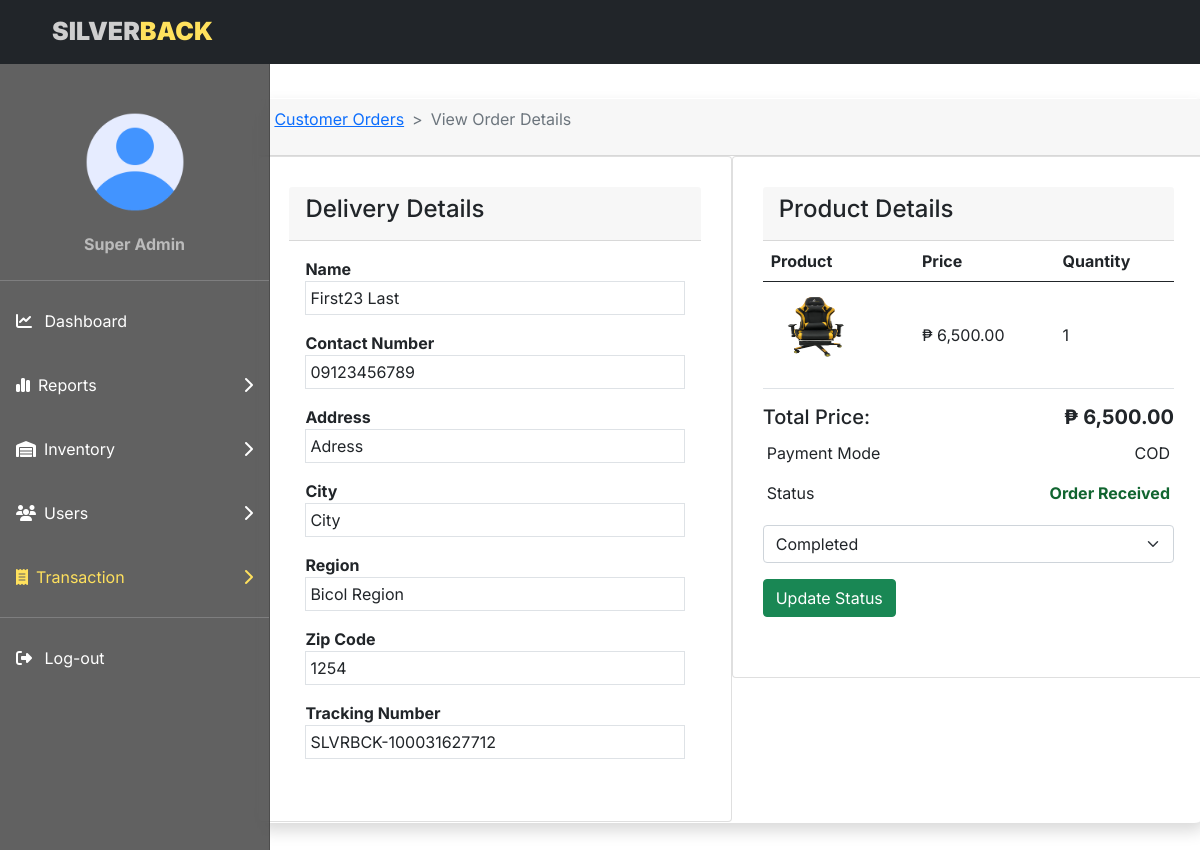
The page /admin/vieworder.php?track_no=SLVRBCK-100031627712 (signed in) on the database its author committed.
### tables this page shows
CREATE TABLE `users` (
  `user_id` int(11) NOT NULL,
  `username` varchar(100) NOT NULL,
  `user_email` varchar(100) NOT NULL,
  `user_password` varchar(100) NOT NULL,
  `fname` varchar(50) NOT NULL,
  `lname` varchar(50) NOT NULL,
  `contactnum` varchar(12) NOT NULL,
  `birthday` date NOT NULL,
  `address` varchar(100) NOT NULL,
  `city` varchar(50) NOT NULL,
  `region` varchar(50) NOT NULL,
  `zip` int(10) NOT NULL,
  `image` varchar(100) DEFAULT NULL,
  `role` tinyint(4) NOT NULL DEFAULT 0,
  `ip_add` varchar(12) NOT NULL,
  `token` varchar(40) NOT NULL,
  `created_at` timestamp NOT NULL DEFAULT current_timestamp(),
  `lastactivity` timestamp NULL DEFAULT current_timestamp()
);

CREATE TABLE `orders` (
  `order_id` int(11) NOT NULL,
  `tracking_no` varchar(100) NOT NULL,
  `user_id` int(100) NOT NULL,
  `total_price` decimal(7,2) NOT NULL,
  `payment_mode` varchar(100) NOT NULL,
  `payment_id` varchar(100) DEFAULT NULL,
  `order_status` tinyint(4) NOT NULL DEFAULT 0,
  `order_status1` tinyint(4) NOT NULL DEFAULT 0,
  `comments` varchar(200) DEFAULT NULL,
  `order_date` timestamp NOT NULL DEFAULT current_timestamp()
);

CREATE TABLE `products` (
  `prod_id` int(11) NOT NULL,
  `cat_id` int(11) NOT NULL,
  `prod_name` varchar(50) NOT NULL,
  `prod_index` varchar(50) NOT NULL,
  `prod_description` mediumtext NOT NULL,
  `prod_price` decimal(7,2) NOT NULL,
  `prod_image` varchar(100) NOT NULL,
  `prod_img1` varchar(20) NOT NULL,
  `prod_img2` varchar(20) NOT NULL,
  `prod_img3` varchar(20) NOT NULL,
  `prod_qty` int(11) NOT NULL,
  `prod_status` tinyint(4) NOT NULL,
  `prod_trending` tinyint(4) NOT NULL,
  `prod_keywords` mediumtext NOT NULL,
  `created_at` timestamp NOT NULL DEFAULT current_timestamp()
);

CREATE TABLE `order_item` (
  `oitem_id` int(11) NOT NULL,
  `order_id` int(100) NOT NULL,
  `prod_id` int(100) NOT NULL,
  `oitem_qty` int(100) NOT NULL,
  `oitem_price` decimal(7,2) NOT NULL,
  `oitem_date` timestamp NOT NULL DEFAULT current_timestamp()
);

### admin/vieworder.php (the view, shortened to what the rows shown need)
<?php
include('./admin.php');
if (isset($_GET['track_no'])) {
    $order_data = $_GET['track_no'];
    $q = "SELECT o.*,o.order_status AS stat, o.order_status1 AS stat1, o.total_price AS totalp, o.user_id, u.*,u.user_id FROM orders AS o INNER JOIN users u ON o.user_id = u.user_id WHERE tracking_no = '$order_data'";
    $res = mysqli_query($conn, $q);
?>
    <?php
} else {
    ?>
    <h4>Something Went Wrong</h4>
<?php
    die();
}
$d = mysqli_fetch_array($res);
?>
<!DOCTYPE html>
<html lang="en">
<head>
    <link href="https://cdn.jsdelivr.net/npm/bootstrap@5.0.2/dist/css/bootstrap.min.css" rel="stylesheet">
    <link rel="stylesheet" href="https://cdnjs.cloudflare.com/ajax/libs/font-awesome/6.2.1/css/all.min.css">
    <link rel="stylesheet" href="//cdn.jsdelivr.net/npm/alertifyjs@1.13.1/build/css/alertify.min.css" />
    <link rel="stylesheet" href="//cdn.jsdelivr.net/npm/alertifyjs@1.13.1/build/css/themes/bootstrap.min.css" />
    <link rel="stylesheet" type="text/css" href="home.css" />
</head>
<body>
    <div style="background: rgba( 70, 70, 70, 0.85 );
    backdrop-filter: blur( 15px );
    -webkit-backdrop-filter: blur( 15px ); top:64px" class="offcanvas offcanvas-start sidebar-nav" tabindex="-1" id="sidebar">
        <div class="offcanvas-body p-0">
            <nav class="navbar-dark">
                <ul class="navbar-nav">
                    <br><br>
                    <div class="uprofile">
                        <?php
                        $profile = getProfile();
                        if (mysqli_num_rows($profile) > 0) {
                            foreach ($profile as $dp => $pro) {
                        ?>
                                <center class="profile">
                                    <img src='./profile/<?php echo $pro['image'] ?>' style="width:100px;height:100px;border-radius: 50%" />
                                    <p style="color: #bbb;font-weight: 700;margin-top:20px;margin-bottom: 10px"><?php echo $pro['fname'] ?> <?php echo $pro['lname'] ?></p>
                                </center>
                        <?php
                            }
                        }
                        ?>
                    </div>
                </ul>
            </nav>
        </div>
    </div>
    <div class="container">
        <div class="row">
            <div class="col-md-12 py-md-5 mx-md-5">
                <div class="card1 shadow">
                    <div class="col-md-6 float-end">
                        <div class="card">
                            <table class="table">
                                <thead>
                                    <tr>
                                        <th>Product</th>
                                        <th>Price</th>
                                        <th>Quantity</th>
                                    </tr>
                                </thead>
                                <tbody>
                                    <?php
                                    $o_query = "SELECT o.order_id, o.tracking_no, o.user_id, oi.*,oi.oitem_qty AS order_qty,p.*,p.prod_image AS prod_image,u.*,u.user_id FROM orders o INNER JOIN users AS u ON o.user_id = u.user_id INNER JOIN order_item oi ON o.order_id = oi.order_id INNER JOIN products p ON oi.prod_id = p.prod_id WHERE o.tracking_no = '$order_data' ";
                                    $oq_run = mysqli_query($conn, $o_query);
                                    if (mysqli_num_rows($oq_run) > 0) {
                                        foreach ($oq_run as $itemdt => $output) {
                                    ?>
                                            <tr>
                                                <td class="align-middle">
                                                    <img src="./images/<?php echo $output['prod_image']; ?>" alt="<?php echo $output['prod_name']; ?>" style="width: 90px; height: 90px;">
                                                </td>
                                                <td class="align-middle">₱ <?php echo number_format($output['prod_price'] * $output['order_qty'], 2) ?></td>
                                                <td class="align-middle"><?php echo $output['order_qty'] ?></td>
                                            </tr>
                                    <?php
                                        }
                                    }
                                    ?>
                                </tbody>
                            </table>
                            <h5>Total Price: <span class="float-end fw-bold">₱ <?= number_format($d['totalp'], 2); ?></span></h5>
                            <p class="p-1 mb-2">
                                <label for="">Payment Mode</label>
                                <span class="float-end"><?php echo $d['payment_mode']; ?></span>
                            </p>
                            <p class="p-1 mb-3">
                            <form action="./code.php" method="POST">
                                <select name="o_status" class="form-select">
                                    <?php
                                    if ($d['stat'] == 0) {
                                    ?>
                                        <option value="0" <?= $d['order_status'] == 0 ? "Selected" : "" ?>>Pending</option>
                                        <option value="1" <?= $d['order_status'] == 1 ? "Selected" : "" ?>>On Delivery</option>
                                    <?php
                                    } elseif ($d['stat'] == 1 && $d['stat1'] == 0) {
                                    ?>
                                        <option value="0" <?= $d['order_status'] == 0 ? "Selected" : "" ?>>Pending</option>
                                        <option value="1" <?= $d['order_status'] == 1 ? "Selected" : "" ?>>On Delivery</option>
                                    <?php
                                    } else {
                                    ?>
                                        <option value="2" <?= $d['order_status'] == 2 ? "Selected" : "" ?>>Completed</option>
                                    <?php
                                    }
                                    ?>
                                </select>
                                <button type="submit" class="btn btn-success mt-3" name="update_order">Update Status</button>
                            </form>
                            </p>
                        </div>
                    </div>
                    <div class="col-md-6">
                        <div class="card">
                            <div class="card-body">
                                <div class="row">
                                    <div class="col-md-12">
                                        <div class="row">
                                            <div class="col-md-12 mb-3">
                                                <label class="fw-bold">Name</label>
                                                <div class="border p-1">
                                                    <?= $d['fname']; ?> <?= $d['lname']; ?>
                                                </div>
                                            </div>
                                            <div class="col-md-12 mb-3">
                                                <label class="fw-bold">Contact Number</label>
                                                <div class="border p-1">
                                                    <?= $d['contactnum']; ?>
                                                </div>
                                            </div>
                                            <div class="col-md-12 mb-3">
                                                <label class="fw-bold">Address</label>
                                                <div class="border p-1">
                                                    <?= $d['address']; ?>
                                                </div>
                                            </div>
                                            <div class="col-md-12 mb-3">
                                                <label class="fw-bold">City</label>
                                                <div class="border p-1">
                                                    <?= $d['city']; ?>
                                                </div>
                                            </div>
                                            <div class="col-md-12 mb-3">
                                                <label class="fw-bold">Region</label>
                                                <div class="border p-1">
                                                    <?= $d['region']; ?>
                                                </div>
                                            </div>
                                            <div class="col-md-12 mb-3">
                                                <label class="fw-bold">Zip Code</label>
                                                <div class="border p-1">
                                                    <?= $d['zip']; ?>
                                                </div>
                                            </div>
                                            <div class="col-md-12 mb-3">
                                                <label class="fw-bold">Tracking Number</label>
                                                <div class="border p-1">
                                                    <?= $d['tracking_no']; ?>
                                                </div>
                                            </div>
                                        </div>
                                    </div>
                                </div>
                            </div>
                        </div>
                    </div>
                </div>
            </div>
        </div>
    </div>
</body>
</html>

### rows shown on the page
users: image (placeholder picture), fname "Super", lname "Admin"
orders: products.prod_image+prod_name (picture), products.prod_price "6,500.00", order_item.oitem_qty "1", total_price "6,500.00", payment_mode "COD", o_status "Completed", user.fname "First23", user.lname "Last", user.contactnum "09123456789", user.address "Adress", user.city "City", user.region "Bicol Region", user.zip "1254", tracking_no "SLVRBCK-100031627712"
